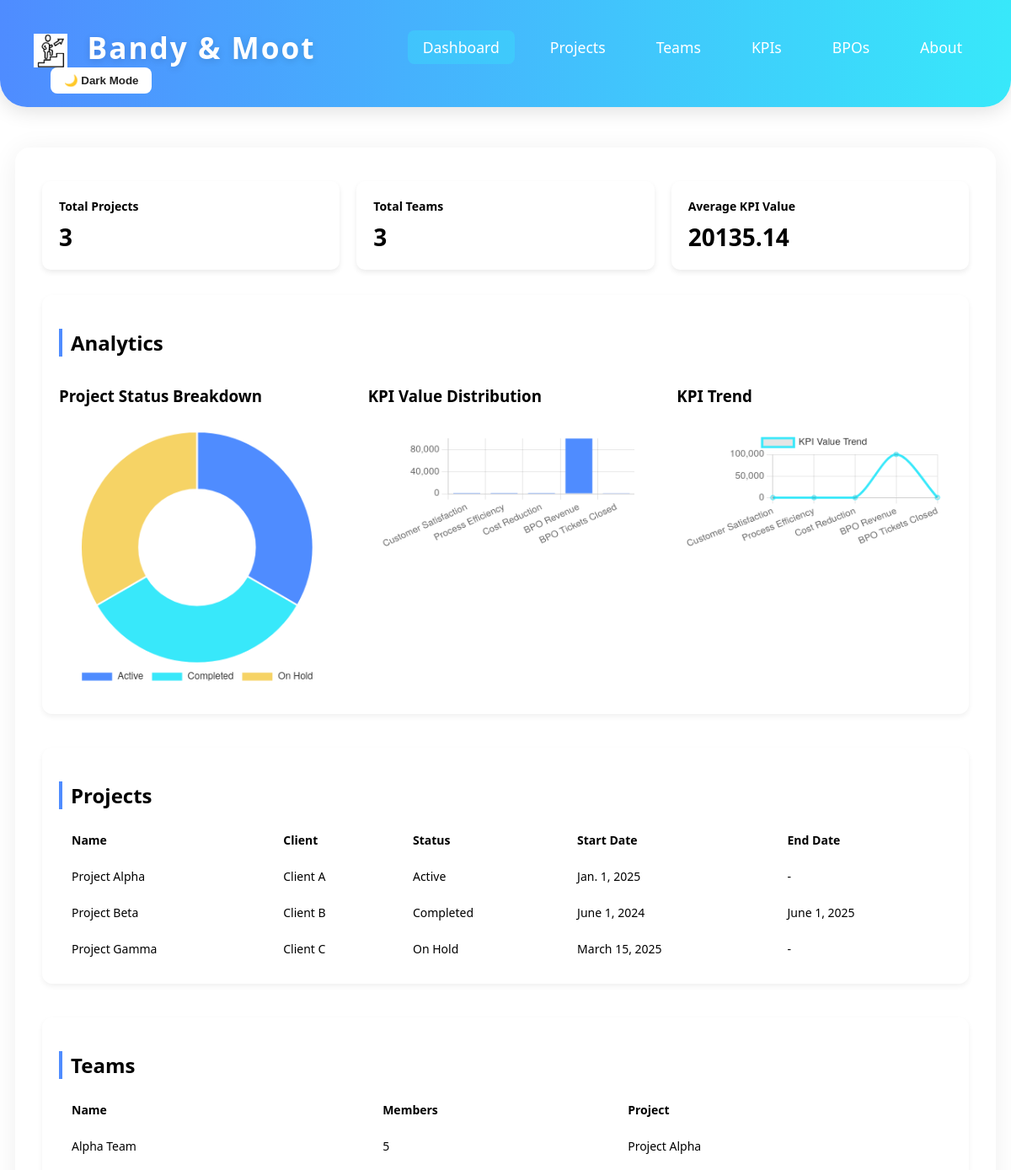
The app's page / (upper part), older data.
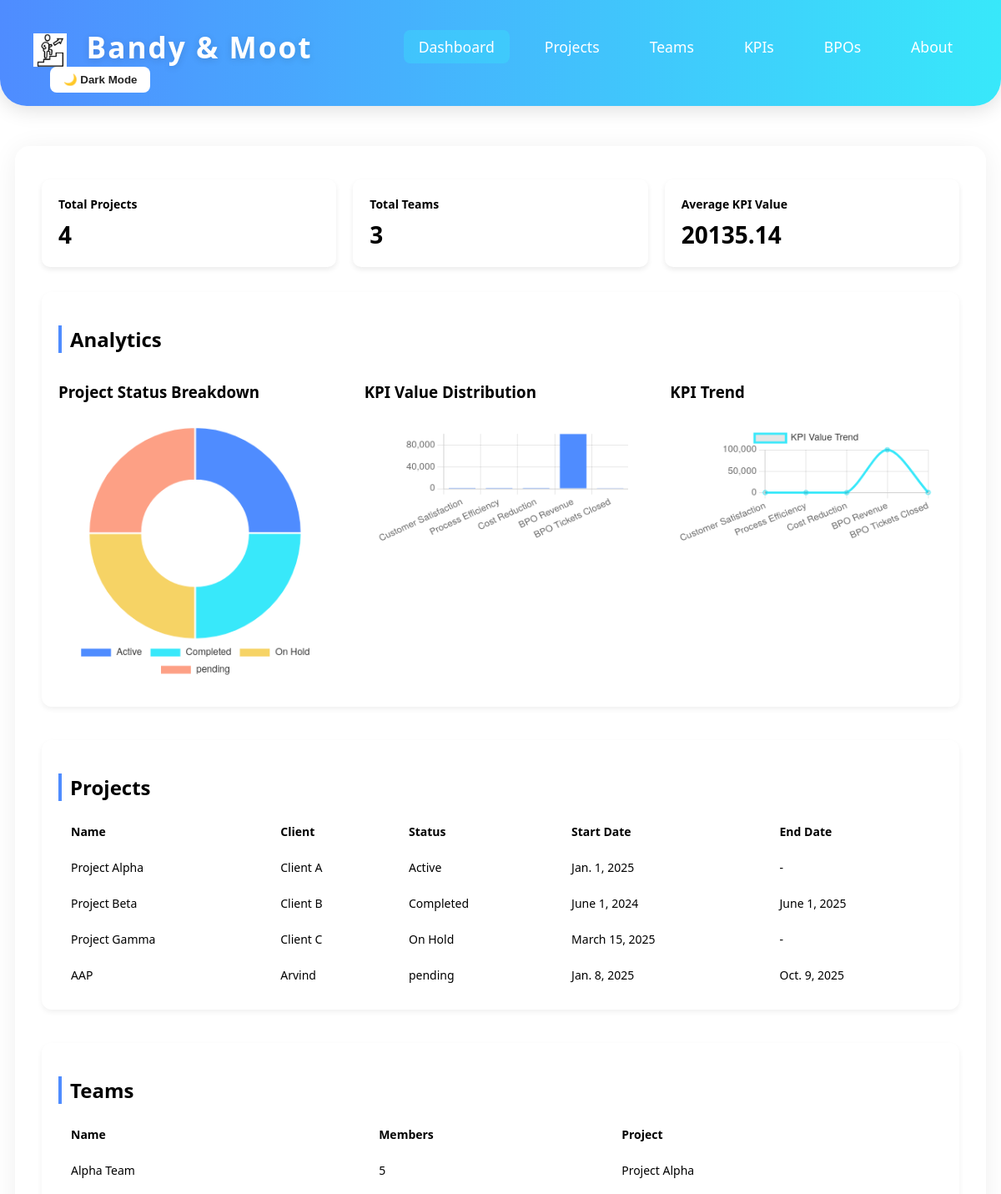
The same page, newer data.
### dashboard/models.py (models this page shows, shortened)
class Project(models.Model):
	name = models.CharField(max_length=100)
	client = models.CharField(max_length=100)
	status = models.CharField(max_length=50)
	start_date = models.DateField()
	end_date = models.DateField(null=True, blank=True)
	bpo = models.ForeignKey(BPO, on_delete=models.SET_NULL, null=True, blank=True)

class Team(models.Model):
	name = models.CharField(max_length=100)
	members = models.PositiveIntegerField()
	project = models.ForeignKey(Project, on_delete=models.CASCADE)

### dashboard/views.py (the view)
# urls.py: path('', views.dashboard_view, name='dashboard'),
def dashboard_view(request):
    projects = Project.objects.all()
    teams = Team.objects.all()
    kpis = KPI.objects.all()
    if kpis:
        avg_kpi = sum(k.value for k in kpis) / len(kpis)
    else:
        avg_kpi = None
    return render(request, 'dashboard/dashboard.html', {
        'projects': projects,
        'teams': teams,
        'kpis': kpis,
        'avg_kpi': avg_kpi,
    })

### dashboard/templates/dashboard/dashboard.html (shortened to what this page needs)
{% extends 'dashboard/base.html' %}
{% block content %}
    <div class="summary-cards">
        <div class="card">
            <div class="card-title">Total Projects</div>
            <div class="card-value">{{ projects|length }}</div>
        </div>
        <div class="card">
            <div class="card-title">Total Teams</div>
            <div class="card-value">{{ teams|length }}</div>
        </div>
        <div class="card">
            <div class="card-title">Average KPI Value</div>
            <div class="card-value">
                {% if avg_kpi is not None %}
                    {{ avg_kpi|floatformat:2 }}
                {% else %}
                    -
                {% endif %}
            </div>
        </div>
    </div>
    <div class="section">
        <h2>Analytics</h2>
        <div style="display: flex; gap: 40px; flex-wrap: wrap;">
            <div style="flex:1; min-width:320px;">
                <h3>Project Status Breakdown</h3>
                <canvas id="projectStatusChart"></canvas>
            </div>
            <div style="flex:1; min-width:320px;">
                <h3>KPI Value Distribution</h3>
                <canvas id="kpiValueChart"></canvas>
            </div>
            <div style="flex:1; min-width:320px;">
                <h3>KPI Trend</h3>
                <canvas id="kpiTrendChart"></canvas>
            </div>
        </div>
    </div>
    <div class="section">
        <h2>Projects</h2>
        <table>
            <tr><th>Name</th><th>Client</th><th>Status</th><th>Start Date</th><th>End Date</th></tr>
            {% for project in projects %}
            <tr>
                <td>{{ project.name }}</td>
                <td>{{ project.client }}</td>
                <td>{{ project.status }}</td>
                <td>{{ project.start_date }}</td>
                <td>{{ project.end_date|default:'-' }}</td>
            </tr>
            {% empty %}
            <tr><td colspan="5">No projects found.</td></tr>
            {% endfor %}
        </table>
    </div>
    <div class="section">
        <h2>Teams</h2>
        <table>
            <tr><th>Name</th><th>Members</th><th>Project</th></tr>
            {% for team in teams %}
            <tr>
                <td>{{ team.name }}</td>
                <td>{{ team.members }}</td>
                <td>{{ team.project.name }}</td>
            </tr>
            {% empty %}
            <tr><td colspan="3">No teams found.</td></tr>
            {% endfor %}
        </table>
    </div>
{% endblock %}

Row changes from the older to the newer data that the page shows:
added Project: name "AAP", client "Arvind", status "pending", start_date "Jan. 8, 2025", end_date "Oct. 9, 2025"
Text that changed along with them:
{{ projects|length }}: "3" → "4"
chart data {{ project.status }}: Active, Completed, On Hold → Active, Completed, On Hold, pending
